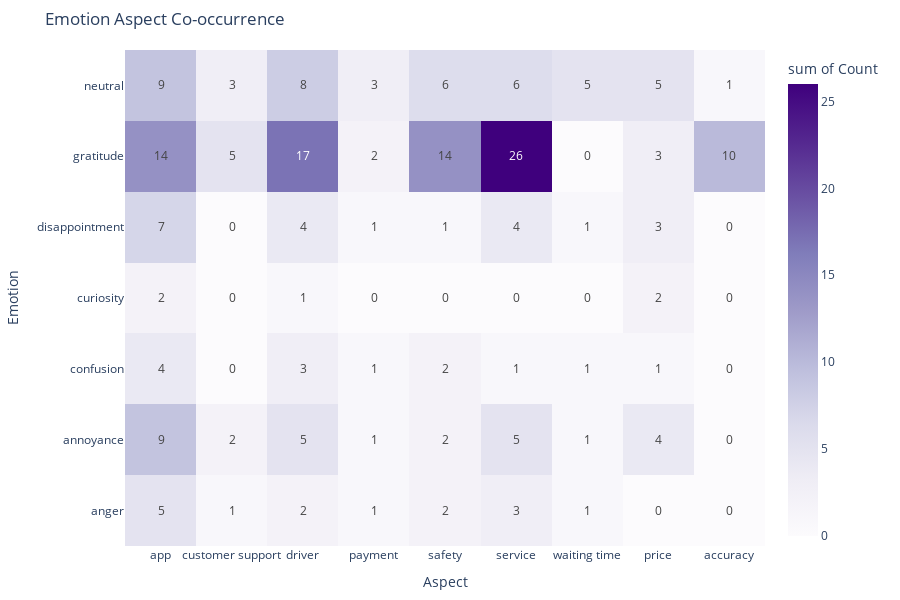

This figure's notebook cell:
### Markdown cell above
#### Emotion Aspect Co-occurrence

### Code cell
records = []
for _, row in final.iterrows():
    emotion = row['overall_emotion']
    aspects = row['aspect_analysis']
    if isinstance(aspects, dict):  
        for aspect in aspects:
            records.append({'Emotion': emotion, 'Aspect': aspect})


df_expanded = pd.DataFrame(records)

heatmap_data = df_expanded.groupby(['Emotion', 'Aspect']).size().reset_index(name='Count')

fig = px.density_heatmap(
    heatmap_data,
    x='Aspect',
    y='Emotion',
    z='Count',
    color_continuous_scale='Purples',
    title='Emotion Aspect Co-occurrence',
    text_auto=True
)

fig.update_layout(
    xaxis_title="Aspect",
    yaxis_title="Emotion",
    height=600,
    margin=dict(l=50, r=50, t=50, b=50)
)

fig.show()

### Figure 1 — Plotly figure (JSON) as saved in the notebook; plotly's stock layout.template omitted (floating-point values rounded to 4 significant figures)
{"data": [{"coloraxis": "coloraxis", "histfunc": "sum", "hovertemplate": "Aspect=%{x}<br>Emotion=%{y}<br>sum of Count=%{z}<extra></extra>", "name": "", "texttemplate": "%{z}", "type": "histogram2d", "x": ["app", "customer support", "driver", "payment", "safety", "service", "waiting time", "app", "customer support", "driver", "payment", "price", "safety", "service", "waiting time", "app", "driver", "payment", "price", "safety", "service", "waiting time", "app", "driver", "price", "app", "driver", "payment", "price", "safety", "service", "waiting time", "accuracy", "app", "customer support", "driver", "payment", "price", "safety", "service", "accuracy", "app", "customer support", "driver", "payment", "price", "safety", "service", "waiting time"], "xaxis": "x", "xbingroup": "x", "y": ["anger", "anger", "anger", "anger", "anger", "anger", "anger", "annoyance", "annoyance", "annoyance", "annoyance", "annoyance", "annoyance", "annoyance", "annoyance", "confusion", "confusion", "confusion", "confusion", "confusion", "confusion", "confusion", "curiosity", "curiosity", "curiosity", "disappointment", "disappointment", "disappointment", "disappointment", "disappointment", "disappointment", "disappointment", "gratitude", "gratitude", "gratitude", "gratitude", "gratitude", "gratitude", "gratitude", "gratitude", "neutral", "neutral", "neutral", "neutral", "neutral", "neutral", "neutral", "neutral", "neutral"], "yaxis": "y", "ybingroup": "y", "z": [5, 1, 2, 1, 2, 3, 1, 9, 2, 5, 1, 4, 2, 5, 1, 4, 3, 1, 1, 2, 1, 1, 2, 1, 2, 7, 4, 1, 3, 1, 4, 1, 10, 14, 5, 17, 2, 3, 14, 26, 1, 9, 3, 8, 3, 5, 6, 6, 5]}], "layout": {"coloraxis": {"colorbar": {"title": {"text": "sum of Count"}}, "colorscale": [[0, "rgb(252,251,253)"], [0.125, "rgb(239,237,245)"], [0.25, "rgb(218,218,235)"], [0.375, "rgb(188,189,220)"], [0.5, "rgb(158,154,200)"], [0.625, "rgb(128,125,186)"], [0.75, "rgb(106,81,163)"], [0.875, "rgb(84,39,143)"], [1, "rgb(63,0,125)"]]}, "height": 600, "legend": {"tracegroupgap": 0}, "margin": {"b": 50, "l": 50, "r": 50, "t": 50}, "title": {"text": "Emotion Aspect Co-occurrence"}, "xaxis": {"anchor": "y", "domain": [0, 1], "title": {"text": "Aspect"}}, "yaxis": {"anchor": "x", "domain": [0, 1], "title": {"text": "Emotion"}}}}
